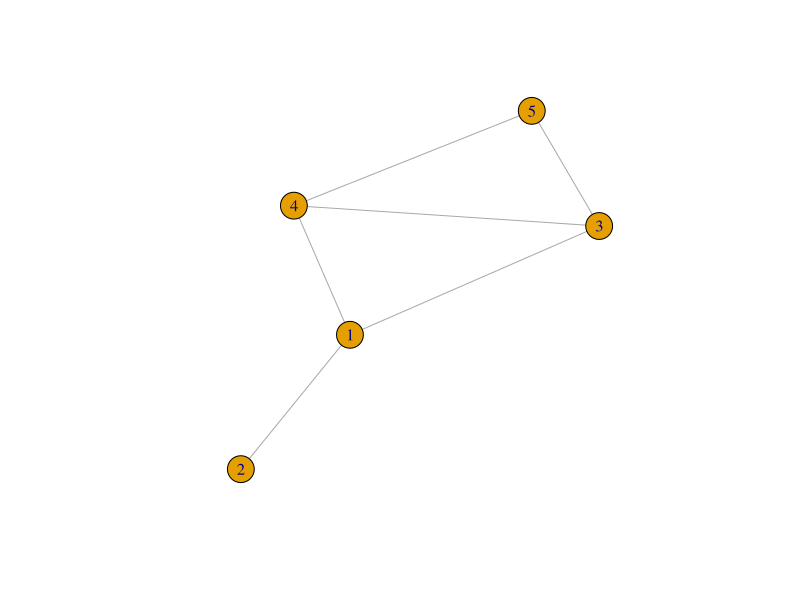
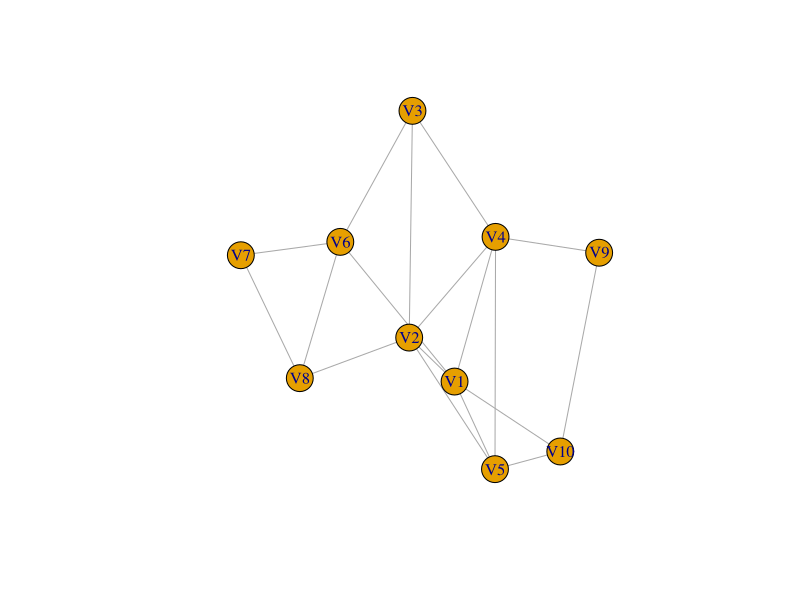

These charts were generated, in order, by the following R code:
# breadth-first-search (bfs)
# cormen 595

library(igraph)

links <- as.data.frame(cbind(c(1,1,2,3,4,4,5), c(2,3,1,4,5,1,3))) # edges as a data frame
nodes <- as.data.frame(cbind(c(1,2,3,4,5), c(10,10,10,20,20))) # vertices as a data frame

net <- graph_from_data_frame(d = links, vertices = nodes, directed = F) # network object
net2 <- simplify(net, remove.multiple = T, remove.loops = F) # simplify the network object
plot(net2) # plot the graph

admat <- as.matrix(read.csv("adjacency.matrix.csv", header = F)) # read adjacency matrix from csv
admat <- (admat + t(admat) > 0) + 0 # make it symmetric
net3 <- graph_from_adjacency_matrix(admat, mode = "undirected") # read into network object
net4 <- simplify(net3, remove.multiple = T, remove.loops = F) # simplify the network object
plot(net4) # plot the graph

adlist1 <- apply(admat, 1, function(x) which(x == 1)) # extract adjacency list from adjacency matrix

vermat1 <- as.data.frame(cbind(1:nrow(admat), NA, NA, NA)) # create a data frame to record attributes
colnames(vermat1) <- c("vertex", "color", "distance", "predecessor") # give column names for attribute columns

bfss <- function(root = 1, adlist = adlist1, vermat = vermat1) { # root is root node no, adlist is adjacency list, vermat is the attribute matrix for vertices
    no.vertex <- nrow(vermat) # number of vertices

    # give the attributes for non-root vertices
    for (vert in (1:no.vertex)[-root]) { # for1 across non root vertices
        vermat[vert, "color"] <- "white"
        vermat[vert, "distance"] <- Inf
        vermat[vert, "predecessor"] <- NA
    } # close for1

    ## attributes for root
    vermat[root, "color"] <- "gray"
    vermat[root, "distance"] <- 0
    vermat[root, "predecessor"] <- NA

    Qu <<- NULL # initiate queue 
    
    enqueue(root) # add root to queue

    while (length(Qu) > 0) { # while1 queue Q is not empty
        u <- dequeue() # dequeue Q and return head

        for (v in adlist[[u]]) { # for2 each adjacent vertice in u entry of list

            if (vermat[v, "color"] == "white") { # if1 vertice was not examined yet
                vermat[v, "color"] <- "gray" # make it gray - in process
                vermat[v, "distance"] <- vermat[u, "distance"] + 1 # increment its distance to root
                vermat[v, "predecessor"] <- u # record its predecessor
                enqueue(v) # enqueue v so that its adjacent nodes will be examined
            } # close if1

        } # close for2

        vermat[u, "color"] <- "black" # u is finished for examination, all adjacent vertices has been covered

    } # close while1
    par(mfrow=c(1,2)) # split screen for 2 plots

    plot(net4, vertex.label = paste(vermat[,1], vermat[,3], sep = "/")) # plot all edges with distances to root at vertices

    links <- vermat[-root,c(1,4)] # prepare plot for tree (vertices and predecessors)
    nodes <- vermat[,c(1,3)] # vertices and attributes

    net <- graph_from_data_frame(d = links, vertices = nodes, directed = F) # create new network object as a tree
    net2 <- simplify(net, remove.multiple = T, remove.loops = F) # simplify the object
    plot(net2, vertex.label = paste(nodes[,1], nodes[,2], sep = "/"), add = F) # plot tree with distances to root

    vermat2 <<- vermat 

    return(vermat) # return the distances and predecessors df

} # close function


# cormen pg 601
printpath <- function(vermat = vermat2, path1 = NULL, v = 10) { # using vermat vertice matrix, print the path from v to s
    s <- which(vermat[,3] == 0) # find the root
    predecessor <- vermat[v,4] # predecessor vertice of v
    if (v == s) { # if current v is root s
        return(c(path1, s)) # append it to incoming path and return
    } else if (is.na(vermat[v,4])) { # else, if predecessor is NIL (other than the root)
            return("no.path") # print no path
    } else  printpath(vermat, c(path1, v), predecessor) # else append current v to existing path and recurse
} # close function


enqueue <- function(vert) Qu <<- c(Qu, vert) # add vert to the end of queue Q

dequeue <- function() { # delete the first item of queue Q and return it
    headq <- Qu[1]
    Qu <<- Qu[-1]
    return(headq)
}
